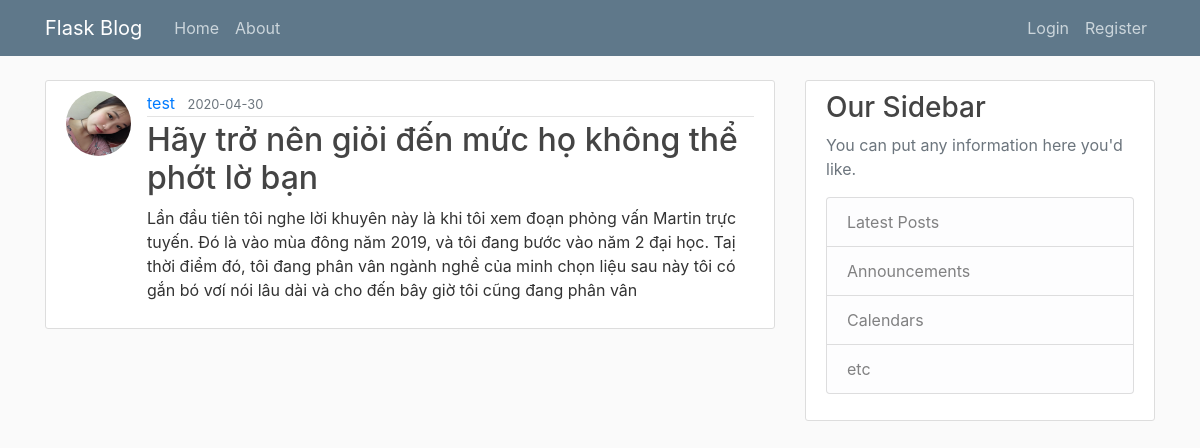
Screenshot of /post/3 with the database file from the repository.
### flaskblog/models.py (models this page shows, shortened)
class User(db.Model, UserMixin):
    id = db.Column(db.Integer, primary_key=True)
    username = db.Column(db.String(20), unique=True, nullable=False)
    email = db.Column(db.String(120), unique=True, nullable=False)
    image_file = db.Column(db.String(20), nullable=False, default='default.jpg')
    password = db.Column(db.String(60), nullable=False)
    posts = db.relationship('Post', backref='author', lazy=True)

class Post(db.Model):
    id = db.Column(db.Integer, primary_key=True)
    title = db.Column(db.String(100), nullable=False)
    date_posted = db.Column(db.DateTime, nullable=False, default=datetime.utcnow)
    content = db.Column(db.Text, nullable=False)
    user_id = db.Column(db.Integer, db.ForeignKey('user.id'), nullable=False)

### flaskblog/posts/routes.py (the view)
@posts.route("/post/<int:post_id>")
def post(post_id):
    post = Post.query.get_or_404(post_id)
    return render_template('post.html', title=post.title, post=post)

### flaskblog/templates/post.html (shortened to what this page needs)
{% extends "layout.html" %}
{% block content %}
        <article class="media content-section">
            <img class="rounded-circle article-img" src="{{ url_for('static', filename='profile_pics/') + post.author.image_file}} ">
          <div class="media-body">
            <div class="article-metadata">
              <a class="mr-2" href="#">{{ post.author.username }}</a>
              <small class="text-muted">{{ post.date_posted.strftime('%Y-%m-%d') }}</small>
            </div>
            <h2 class="article-title">{{ post.title }}</h2>
            <p class="article-content">{{ post.content }}</p>
          </div>
        </article>
{% endblock content %}

### flaskblog/static/main.css (style rules this page uses)
body { background: #fafafa; color: #333333; margin-top: 5rem; }
h1, h2, h3, h4, h5, h6 { color: #444444; }
.content-section { background: #ffffff; padding: 10px 20px; border: 1px solid #dddddd; border-radius: 3px; margin-bottom: 20px; }
.article-title { color: #444444; }
.article-content { white-space: pre-line; }
.article-img { height: 65px; width: 65px; margin-right: 16px; }
.article-metadata { padding-bottom: 1px; margin-bottom: 4px; border-bottom: 1px solid #e3e3e3 }

### rows the page displays
User: image_file (picture), author.username "test"
Post: date_posted "2020-04-30", title "Hãy trở nên giỏi đến mức họ không thể phớt lờ bạn", content "Lần đầu tiên tôi nghe lời khuyên này là khi tôi xem đoạn phỏng vấn Martin trực tuyến. Đó là vào mùa đông năm 2019, và tôi đang bước vào năm 2 đại học. Taị thời điểm đó, tôi đang phân vân ngành nghề của minh chọn liệu sau này tôi có gắn bó vơí nói lâu dài và cho đến bây giờ tôi cũng đang phân vân"
